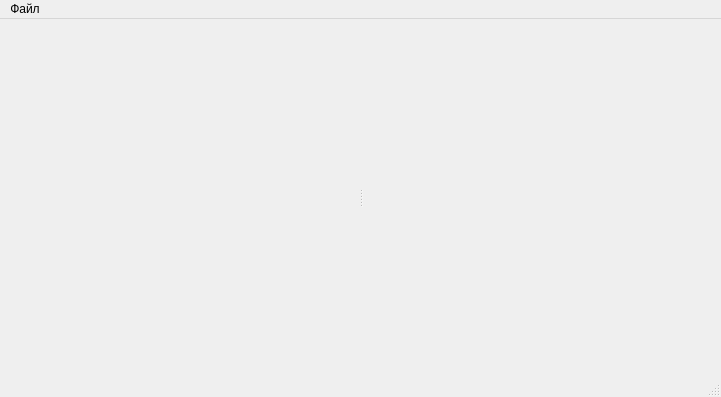
<?xml version="1.0" encoding="UTF-8"?>
<ui version="4.0">
 <class>main_window</class>
 <widget class="QMainWindow" name="main_window">
  <property name="geometry">
   <rect>
    <x>0</x>
    <y>0</y>
    <width>721</width>
    <height>397</height>
   </rect>
  </property>
  <property name="windowTitle">
   <string>FFT Viewer</string>
  </property>
  <widget class="QWidget" name="centralwidget">
   <layout class="QGridLayout" name="gridLayout">
    <item row="0" column="0">
     <widget class="QSplitter" name="splitter">
      <property name="orientation">
       <enum>Qt::Horizontal</enum>
      </property>
      <widget class="QWidget" name="verticalLayoutWidget">
       <layout class="QVBoxLayout" name="verticalLayout"/>
      </widget>
      <widget class="QWidget" name="verticalLayoutWidget_2">
       <layout class="QVBoxLayout" name="graphics_view_layout"/>
      </widget>
     </widget>
    </item>
   </layout>
  </widget>
  <widget class="QMenuBar" name="menubar">
   <property name="geometry">
    <rect>
     <x>0</x>
     <y>0</y>
     <width>721</width>
     <height>21</height>
    </rect>
   </property>
   <widget class="QMenu" name="menu">
    <property name="title">
     <string>Файл</string>
    </property>
    <addaction name="open_image_action"/>
   </widget>
   <addaction name="menu"/>
  </widget>
  <widget class="QStatusBar" name="statusbar"/>
  <action name="open_image_action">
   <property name="text">
    <string>Открыть</string>
   </property>
   <property name="shortcut">
    <string>Ctrl+O</string>
   </property>
  </action>
 </widget>
 <resources/>
 <connections/>
</ui>
